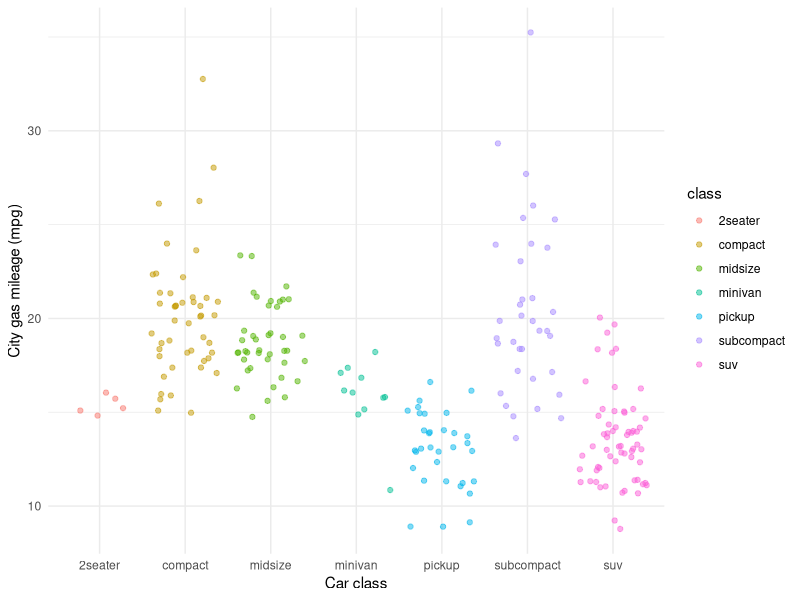

R code for this plot:
## ---- chunk 1
knitr::opts_chunk$set(echo = TRUE)

library(tidyverse)
## ---- chunk 2
ggplot(data = mpg, aes(x = class, y = cty)) + 
  geom_jitter(aes(color = class), alpha = 0.5) + 
  labs(x = "Car class", y = "City gas mileage (mpg)") +
  theme_minimal()
